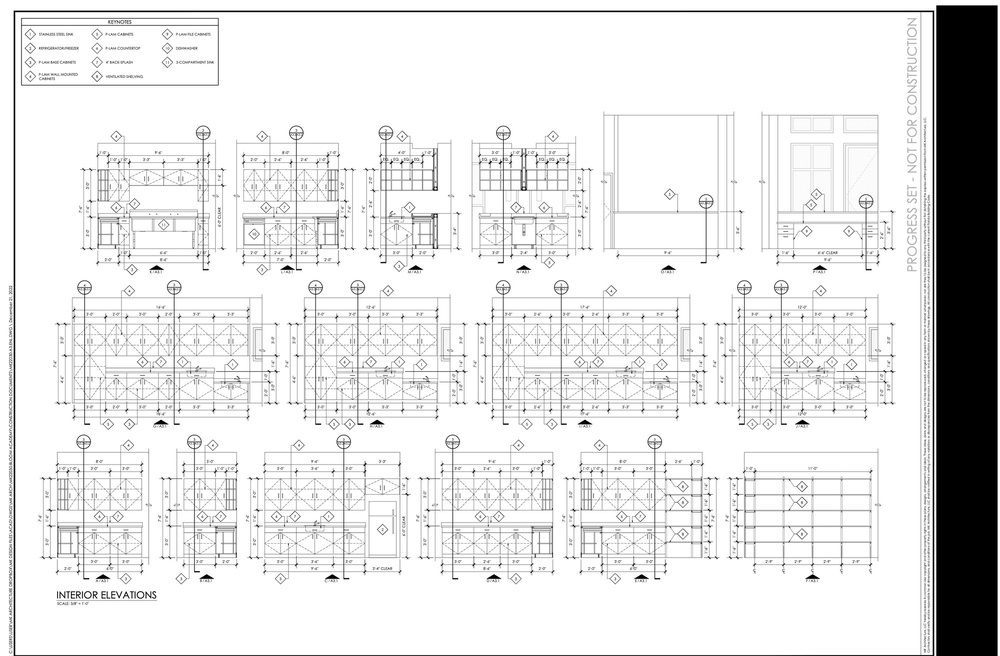
#> input picture data/floor_plan.jpg, 1000 x 656 px, shrunk from 2000 x 1313 before the run
$ python template_match_multi.py --template ../data/floor_plan.jpg --image ../data/floor_plan.jpg
#> lines starting #> are read from the running program, lines starting #| are printed output that depends on the picture; after the words box and inside, x2 and y2 are one past the last pixel; in counts of white or black regions, pixels touching at a corner belong together
import argparse
import cv2
import numpy as np
import pandas as pd
from imutils import object_detection

THRESHOLD = 0.7
OUT_CSV_FNAME = "matched_objects_coords.csv"
OUT_IMAGENAME = "multi_template_matches.jpg"


def match_multiple_templates(image, template):
    """
    Function takes input image and template and tries to find multiple matches.
    Also, NMS (Non-maximum Suppression) applied to filter out overlapping
    match candidates
    :param image (np.array): Input image
    :param template (np.array): Input template
    :return: bboxes (np.array)
    """
    w, h = template.shape[::-1]

    # Apply template matching
    res = cv2.matchTemplate(image, template, cv2.TM_CCOEFF_NORMED)

    # Threshold the result
    (y_points, x_points) = np.where(res >= THRESHOLD)

    bboxes = []
    for x, y in zip(x_points, y_points):
        bboxes.append([x, y, x + w, y + h])
    bboxes = np.array(bboxes)
    print(f"bboxes len before NMS: {len(bboxes)}")
    # Use NMS technique to reduce number of overlapping detected boxes
    bboxes = object_detection.non_max_suppression(bboxes)
    print(f"bboxes len after NMS: {len(bboxes)}")
    return bboxes


def main(args):
    img = cv2.imread(args["image"])
#> img is the input picture: shape (656, 1000, 3); min 0, max 255, mean 227.3
    img_gray = cv2.cvtColor(img, cv2.COLOR_BGR2GRAY)
    template = cv2.imread(args["template"])
    template_gray = cv2.cvtColor(template, cv2.COLOR_BGR2GRAY)
    bboxes = match_multiple_templates(img_gray, template_gray)
#> in match_multiple_templates, `res = cv2.matchTemplate(image, template, cv2.TM_CCOEFF_NORMED)`: res = [1]
#> in match_multiple_templates, `(y_points, x_points) = np.where(res >= THRESHOLD)`: y_points = [0]
#> the loop in match_multiple_templates, `for x, y in zip(x_points, y_points):` made 1 pass
#> (x, y) on pass 1: (0, 0)
#> after the loop in match_multiple_templates, `for x, y in zip(x_points, y_points):`: bboxes = [[0, 0, 1000, 656]]
#| bboxes len before NMS: 1
#| bboxes len after NMS: 1
#> bboxes = [[0, 0, 1000, 656]]
    # Visualize and save image for review
    for bbox in bboxes:
        cv2.rectangle(img, (bbox[0], bbox[1]), (bbox[2], bbox[3]), (255, 0, 0), 3)
#> this loop made 1 pass
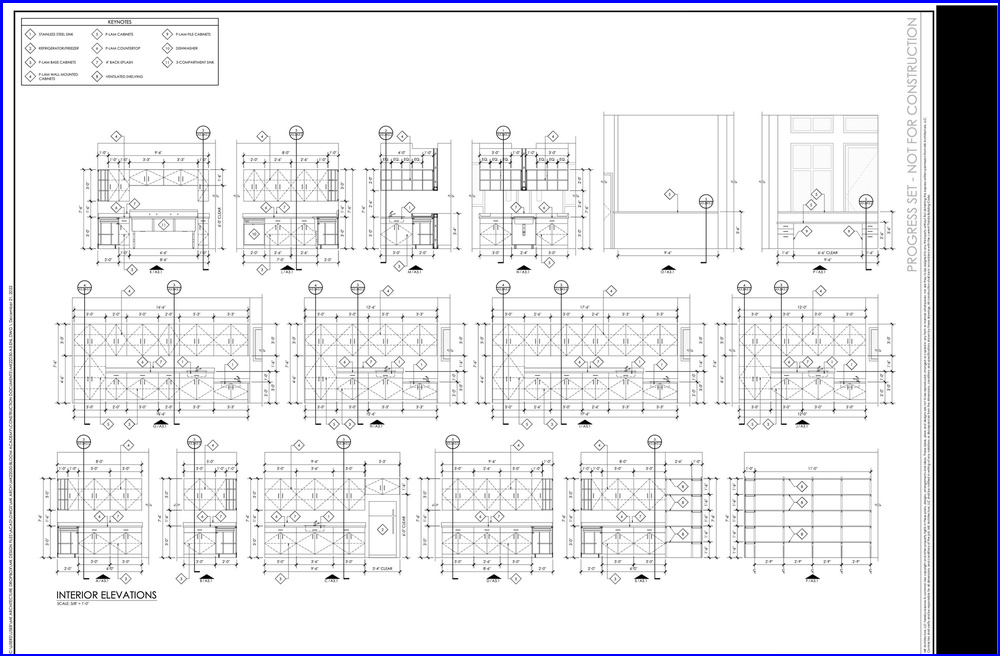
#> img: shape (656, 1000, 3); 1.26% of pixels changed, all inside (x1, y1, x2, y2) = (0, 0, 1000, 656)

    df = pd.DataFrame(bboxes)
#> df = table of 1 rows and 4 columns
    df.columns = ["x0", "y0", "x1", "y1"]
    df.to_csv(OUT_CSV_FNAME)

    cv2.imwrite(OUT_IMAGENAME, img)
    print(f"Number of matched objects: {len(bboxes)}")
#| Number of matched objects: 1
    print(
        f"Done processing. CSV filename: {OUT_CSV_FNAME}; Debug image filename: {OUT_IMAGENAME}"
    )


if __name__ == "__main__":
    # construct the argument parser and parse the arguments
    parser = argparse.ArgumentParser()
    parser = argparse.ArgumentParser()
    parser.add_argument(
        "-t", "--template", required=True, help="Path to template image"
    )
    parser.add_argument(
        "-i",
        "--image",
        required=True,
        help="Path to image where template will be matched",
    )
    args = vars(parser.parse_args())
    main(args)

$ run again, on data/floor_plan_part.jpg
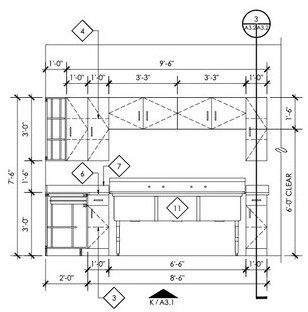
#> input picture data/floor_plan_part.jpg, 308 x 312 px
#> in main, img is the input picture: shape (312, 308, 3); min 0, max 255, mean 239.4
#> res = [1]
#> y_points = [0]
#> the loop in match_multiple_templates, `for x, y in zip(x_points, y_points):` made 1 pass
#> (x, y) on pass 1: (0, 0)
#> after the loop in match_multiple_templates, `for x, y in zip(x_points, y_points):`: bboxes = [[0, 0, 308, 312]]
#| bboxes len before NMS: 1
#| bboxes len after NMS: 1
#> the loop in main, `for bbox in bboxes:` made 1 pass
#> after the loop in main, `for bbox in bboxes:`:
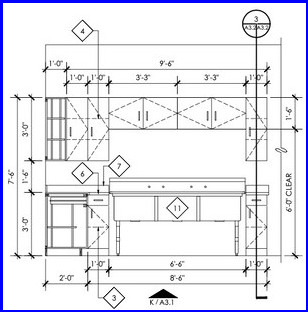
#> img: shape (312, 308, 3); 3.2% of pixels changed, all inside (x1, y1, x2, y2) = (0, 0, 308, 312)
#> df = table of 1 rows and 4 columns
#| Number of matched objects: 1

$ run again, on data/objects/wall_cabinets/0_small.jpg
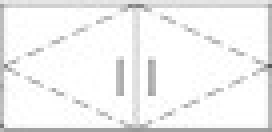
#> input picture data/objects/wall_cabinets/0_small.jpg, 68 x 33 px (shown 4 times larger)
#> in main, img is the input picture: shape (33, 68, 3); min 87, max 255, mean 241.3
#> res = [1]
#> y_points = [0]
#> the loop in match_multiple_templates, `for x, y in zip(x_points, y_points):` made 1 pass
#> (x, y) on pass 1: (0, 0)
#> after the loop in match_multiple_templates, `for x, y in zip(x_points, y_points):`: bboxes = [[0, 0, 68, 33]]
#| bboxes len before NMS: 1
#| bboxes len after NMS: 1
#> the loop in main, `for bbox in bboxes:` made 1 pass
#> after the loop in main, `for bbox in bboxes:`:
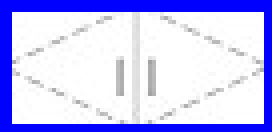
#> img: shape (33, 68, 3) (shown 4 times larger); mean B, G, R 249.5, 194.9, 194.9
#> df = table of 1 rows and 4 columns
#| Number of matched objects: 1
